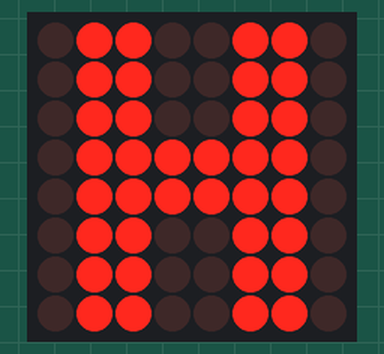
Simulated run of this sketch. Board: Arduino Uno, built with avr-gcc and run on an emulated ATmega328P. Shown: 8×8 LED matrix. Wiring (inferred from the names in the program): MAX7219 LED driver (orientation assumed): data pin 11; clock pin 13; CS pin 10.

Above: at 0.1 s.
At 1.1 s:
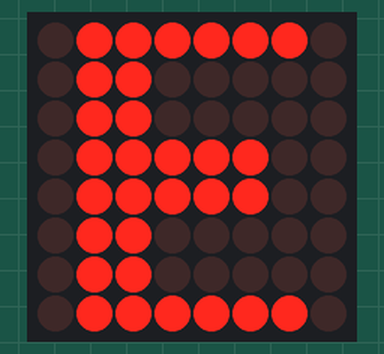
At 2.1 s:
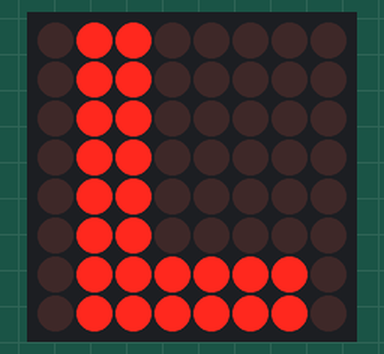
At 5.1 s:
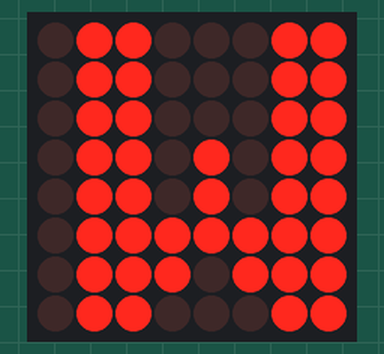
At 7.1 s:
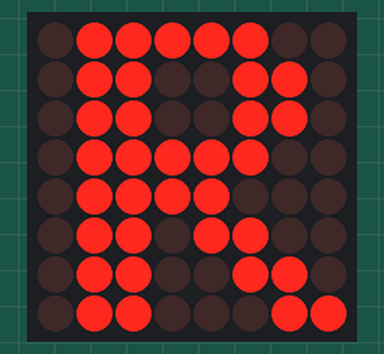
At 10.9 s:
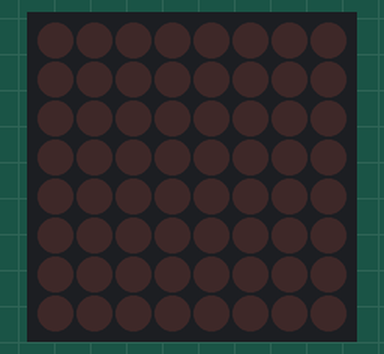

The sketch:

HelloWorldMatrix.ino
```cpp
/*
 * HELLO WORLD - 8x8 LED Matritsa (MAX7219)
 * ----------------------------------------
 * Harflar birin-ketin (H, E, L, L, O, keyin W, O, R, L, D)
 * 8x8 matritsada chiqadi.
 *
 * Ulanish (Arduino UNO / Nano):
 *   MAX7219 VCC  -> 5V
 *   MAX7219 GND  -> GND
 *   MAX7219 DIN  -> D11
 *   MAX7219 CS   -> D10
 *   MAX7219 CLK  -> D13
 *
 * Hech qanday qo'shimcha kutubxona kerak emas!
 */

// Pinlar
const int DIN_PIN = 11;
const int CS_PIN  = 10;
const int CLK_PIN = 13;

// MAX7219 registrlari
const byte REG_NOOP        = 0x00;
const byte REG_DECODEMODE  = 0x09;
const byte REG_INTENSITY   = 0x0A;
const byte REG_SCANLIMIT   = 0x0B;
const byte REG_SHUTDOWN    = 0x0C;
const byte REG_DISPLAYTEST = 0x0F;

// Har bir harf ko'rinish vaqti (millisekund)
const unsigned int HARF_VAQTI = 800;
const unsigned int PAUZA      = 200;   // harflar orasidagi qorong'i pauza

// 8x8 harf shakllari (har bir byte - bitta qator)
const byte HARF_H[8] = {
  B01100110,
  B01100110,
  B01100110,
  B01111110,
  B01111110,
  B01100110,
  B01100110,
  B01100110
};

const byte HARF_E[8] = {
  B01111110,
  B01100000,
  B01100000,
  B01111100,
  B01111100,
  B01100000,
  B01100000,
  B01111110
};

const byte HARF_L[8] = {
  B01100000,
  B01100000,
  B01100000,
  B01100000,
  B01100000,
  B01100000,
  B01111110,
  B01111110
};

const byte HARF_O[8] = {
  B00111100,
  B01100110,
  B01100110,
  B01100110,
  B01100110,
  B01100110,
  B01100110,
  B00111100
};

const byte HARF_W[8] = {
  B01100011,
  B01100011,
  B01100011,
  B01101011,
  B01101011,
  B01111111,
  B01110111,
  B01100011
};

const byte HARF_R[8] = {
  B01111100,
  B01100110,
  B01100110,
  B01111100,
  B01111000,
  B01101100,
  B01100110,
  B01100011
};

const byte HARF_D[8] = {
  B01111100,
  B01100110,
  B01100011,
  B01100011,
  B01100011,
  B01100011,
  B01100110,
  B01111100
};

const byte HARF_YURAK[8] = {   // oxirida bonus :)
  B00000000,
  B01100110,
  B11111111,
  B11111111,
  B11111111,
  B01111110,
  B00111100,
  B00011000
};

// "HELLO WORLD" ketma-ketligi
const byte* SOZ[] = {
  HARF_H, HARF_E, HARF_L, HARF_L, HARF_O,   // HELLO
  HARF_W, HARF_O, HARF_R, HARF_L, HARF_D,   // WORLD
  HARF_YURAK
};
const int HARFLAR_SONI = sizeof(SOZ) / sizeof(SOZ[0]);

// MAX7219 ga bitta buyruq yuborish
void max7219Yoz(byte registr, byte qiymat) {
  digitalWrite(CS_PIN, LOW);
  shiftOut(DIN_PIN, CLK_PIN, MSBFIRST, registr);
  shiftOut(DIN_PIN, CLK_PIN, MSBFIRST, qiymat);
  digitalWrite(CS_PIN, HIGH);
}

// Ekranni tozalash
void ekranTozala() {
  for (byte qator = 1; qator <= 8; qator++) {
    max7219Yoz(qator, B00000000);
  }
}

// Bitta harfni matritsaga chiqarish
void harfChiqar(const byte harf[8]) {
  for (byte qator = 0; qator < 8; qator++) {
    max7219Yoz(qator + 1, harf[qator]);
  }
}

void setup() {
  pinMode(DIN_PIN, OUTPUT);
  pinMode(CS_PIN,  OUTPUT);
  pinMode(CLK_PIN, OUTPUT);
  digitalWrite(CS_PIN, HIGH);

  // MAX7219 ni sozlash
  max7219Yoz(REG_DISPLAYTEST, 0x00);  // test rejimini o'chirish
  max7219Yoz(REG_DECODEMODE,  0x00);  // dekodlashsiz (matritsa rejimi)
  max7219Yoz(REG_SCANLIMIT,   0x07);  // barcha 8 qator
  max7219Yoz(REG_INTENSITY,   0x08);  // yorqinlik (0x00 - 0x0F)
  max7219Yoz(REG_SHUTDOWN,    0x01);  // ekranni yoqish

  ekranTozala();
}

void loop() {
  // Harflarni birin-ketin chiqarish
  for (int i = 0; i < HARFLAR_SONI; i++) {
    harfChiqar(SOZ[i]);
    delay(HARF_VAQTI);

    ekranTozala();
    delay(PAUZA);
  }

  // So'z tugagach biroz kutib, qaytadan boshlash
  delay(1000);
}
```

Measured:
- by itself, everything shown: repeats every 12.0 s, in 22 steps
- what the display in image 1 shows lasts 0.8 s, from 1.0 s to 1.8 s
- what the display in image 5 shows lasts 1.2 s, from 10.8 s to 12.0 s
